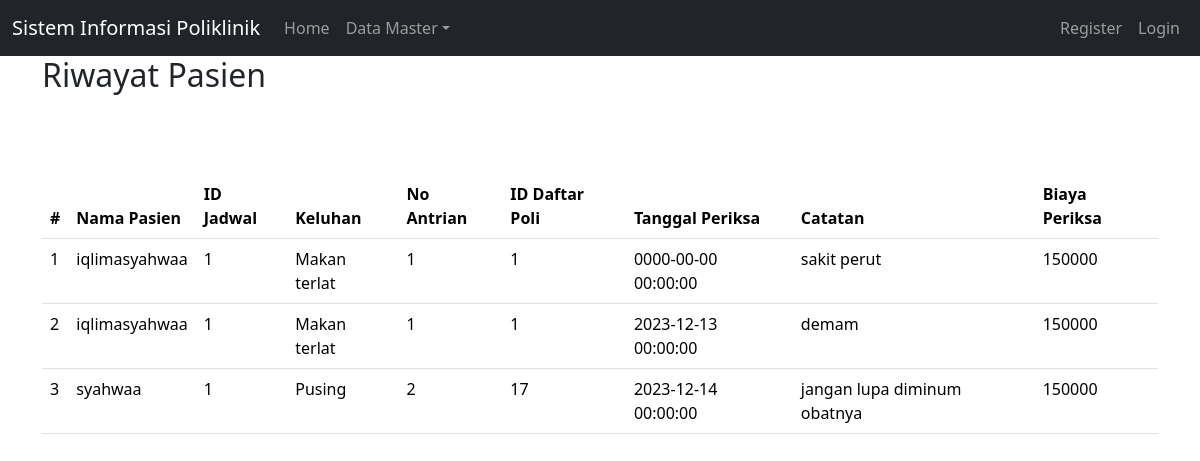
Screenshot of /index.php?page=riwayat_pasien with the database file from the repository.
### tables this page shows
CREATE TABLE `daftar_poli` (
  `id` int(11) UNSIGNED NOT NULL,
  `id_pasien` int(11) UNSIGNED NOT NULL,
  `id_jadwal` int(11) UNSIGNED NOT NULL,
  `keluhan` text NOT NULL,
  `no_antrian` int(10) UNSIGNED NOT NULL
);

CREATE TABLE `pasien` (
  `id` int(11) UNSIGNED NOT NULL,
  `nama` varchar(255) NOT NULL,
  `alamat` varchar(255) NOT NULL,
  `no_ktp` varchar(255) NOT NULL,
  `no_hp` varchar(50) NOT NULL,
  `no_rm` varchar(25) NOT NULL
);

CREATE TABLE `periksa` (
  `id` int(10) UNSIGNED NOT NULL,
  `id_daftar_poli` int(11) UNSIGNED NOT NULL,
  `tgl_periksa` datetime NOT NULL,
  `catatan` text NOT NULL,
  `biaya_periksa` int(11) NOT NULL
);

### riwayat_pasien.php (the view, shortened to what this page needs)
<div class="container">
    <h2>Riwayat Pasien</h2>
<br>
    <?php
include'koneksi.php';
?>
<body>
<div class="container">
    <form class="form row"  method="POST" action="" name="myForm" onsubmit="return(validate());">
    <br>
    <br>
    <table class="table table-hover">
    <table class="table table-hover">
    <thead>
        <tr>
            <th scope="col">#</th>
            <th scope="col">Nama Pasien</th>
            <th scope="col">ID Jadwal</th>
            <th scope="col">Keluhan</th>
            <th scope="col">No Antrian</th>
            <th scope="col">ID Daftar Poli</th>
            <th scope="col">Tanggal Periksa</th>
            <th scope="col">Catatan</th>
            <th scope="col">Biaya Periksa</th>
        </tr>
    </thead>
        <tbody>
    <?php
   $result = mysqli_query($mysqli, "
    SELECT dp.*, p.nama as 'nama_pasien', p.id as 'id_pasien', pr.*
    FROM daftar_poli dp
    LEFT JOIN pasien p ON dp.id_pasien = p.id
    LEFT JOIN periksa pr ON dp.id = pr.id_daftar_poli
    ORDER BY dp.id ASC");
if (mysqli_num_rows($result) > 0) {
    $no = 1;
    while ($data = mysqli_fetch_array($result)) {
        echo "<tr>";
        echo "<td>" . $no++ . "</td>";
        echo "<td>" . (isset($data['nama_pasien']) ? $data['nama_pasien'] : '') . "</td>";
        echo "<td>" . (isset($data['id_jadwal']) ? $data['id_jadwal'] : '') . "</td>";
        echo "<td>" . (isset($data['keluhan']) ? $data['keluhan'] : '') . "</td>";
        echo "<td>" . (isset($data['no_antrian']) ? $data['no_antrian'] : '') . "</td>";
        echo "<td>" . (isset($data['id_daftar_poli']) ? $data['id_daftar_poli'] : '') . "</td>";
        echo "<td>" . (isset($data['tgl_periksa']) ? $data['tgl_periksa'] : '') . "</td>";
        echo "<td>" . (isset($data['catatan']) ? $data['catatan'] : '') . "</td>";
        echo "<td>" . (isset($data['biaya_periksa']) ? $data['biaya_periksa'] : '') . "</td>";
        echo "</tr>";
    }
} else {
    echo "<tr><td colspan='9'>No rows returned.</td></tr>";
}
?>
    </tbody>
    </table>

### index.php (shortened to what this page needs)
<!doctype html>
<html lang="en">
  <head>
    <link href="https://cdn.jsdelivr.net/npm/bootstrap@5.3.2/dist/css/bootstrap.min.css" rel="stylesheet">
  </head>
  <body>
    <nav class="navbar navbar-expand-lg navbar-dark bg-dark">
        <div class="container-fluid">
            <a class="navbar-brand" href="#">Sistem Informasi Poliklinik</a>
            <div class="collapse navbar-collapse" id="navbarNavDropdown">
                <ul class="navbar-nav">
                    <li class="nav-item">
                        <a class="nav-link" aria-current="page" href="index.php">Home</a>
                    </li>
                    <li class="nav-item dropdown">
                        <a class="nav-link dropdown-toggle" href="#" role="button" data-bs-toggle="dropdown" aria-expanded="false">Data Master</a>
                    </li>
                </ul>
                <?php
                if (isset($_SESSION['username'])) {
                ?>
                    <ul class="navbar-nav ms-auto">
                        <li class="nav-item">
                            <a class="nav-link" href="logout.php">Logout (<?php echo $_SESSION['username'] ?>)</a>
                        </li>
                    </ul>
                <?php
                } else {
                ?>
                    <ul class="navbar-nav ms-auto">
                        <li class="nav-item">
                            <a class="nav-link" href="index.php?page=register">Register</a>
                        </li>
                        <li class="nav-item">
                            <a class="nav-link" href="index.php?page=login">Login</a>
                        </li>
                    </ul>
                <?php
                }
                ?>
            </div>
        </div>
    </nav>
    <?php
            if (isset($_GET['page'])) {
                include($_GET['page'] . ".php");
            }
     ?>
  </body>
</html>

### rows the page displays
daftar_poli: id_pasien.nama "iqlimasyahwaa", id_jadwal "1", keluhan "Makan terlat", no_antrian "1", periksa.id_daftar_poli "1", periksa.tgl_periksa "0000-00-00 00:00:00", periksa.catatan "sakit perut", periksa.biaya_periksa "150000", periksa.tgl_periksa "2023-12-13 00:00:00", periksa.catatan "demam"
daftar_poli: id_pasien.nama "syahwaa", id_jadwal "1", keluhan "Pusing", no_antrian "2", periksa.id_daftar_poli "17", periksa.tgl_periksa "2023-12-14 00:00:00", periksa.catatan "jangan lupa diminum obatnya", periksa.biaya_periksa "150000"
